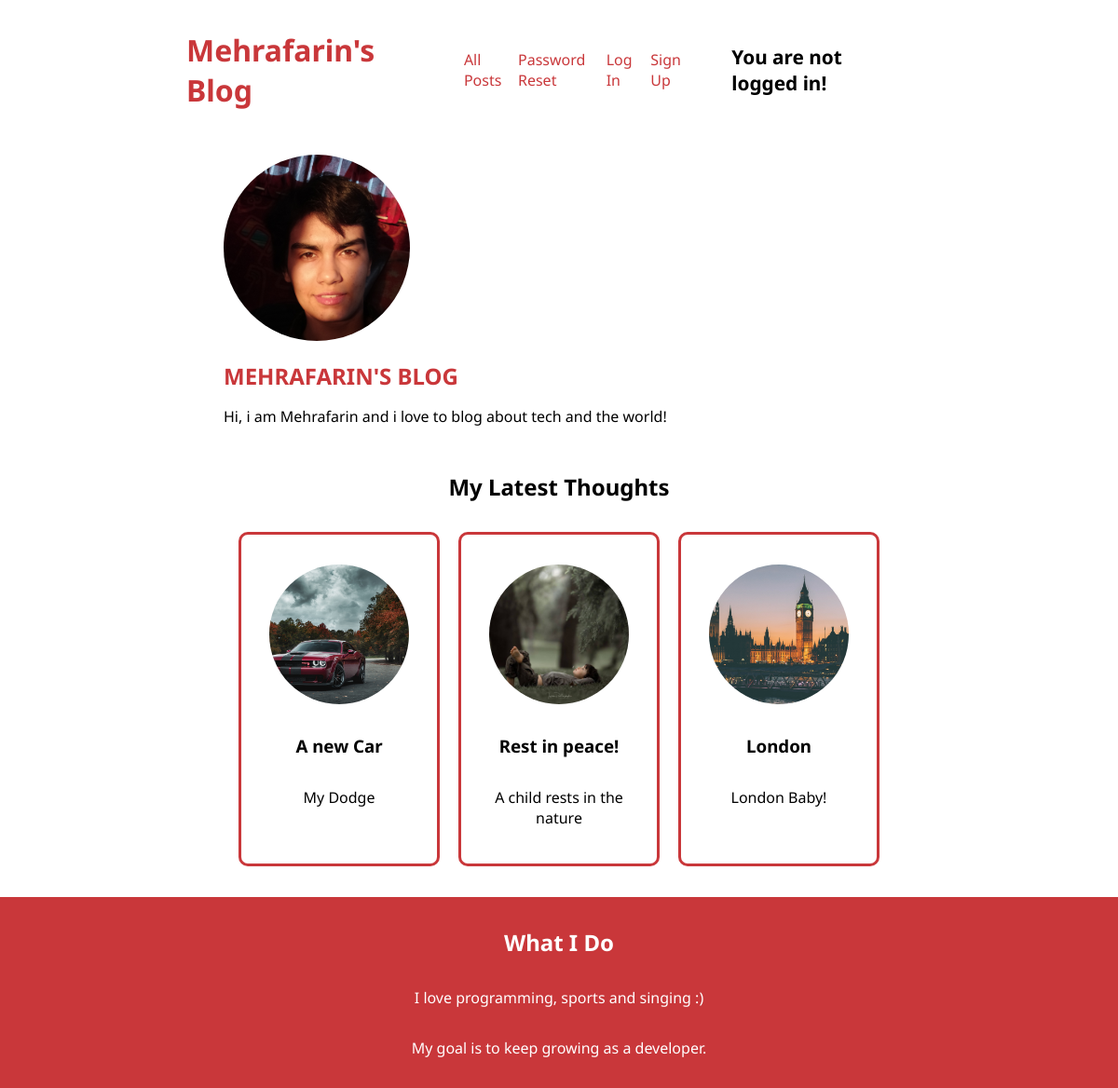
The page / on the database its author committed.
### blog/models.py (models this page shows, shortened)
class Blog(models.Model):
    title = models.CharField(max_length=112)
    content = models.TextField()
    author = models.ForeignKey(Author, on_delete=models.CASCADE, null=True)
    time = models.DateTimeField(default=dt.datetime.now())
    tags = models.ManyToManyField(Tag)
    image = models.ImageField(upload_to='images', blank=True, null=True, default='')

### blog/views.py (the view)
# urls.py: path('', LatestPostsView.as_view(), name='latest_posts'),
class LatestPostsView(ListView):
    model = Blog
    template_name = 'home_page.html'
    context_object_name = 'latest_posts'
    ordering = ['-time']
    def get_queryset(self, **kwargs):
        queryset = super().get_queryset(**kwargs)
        latest_posts = queryset[:3]
        return latest_posts

### templates/home_page.html (shortened to what this page needs)
{% extends 'base.html' %}
{% load static %}
{% block content %}
    <section id="welcome">
        <header>
            <img src="{% static 'images/me.jpg' %}" alt="Mehrafarin - The Author of This Blog">
            <h1>MEHRAFARIN'S BLOG</h1>
        </header>
        <p>Hi, i am Mehrafarin and i love to blog about tech and the world!</p>
    </section>
    <section id="latest-posts">
        <h2>My Latest Thoughts</h2>
        <ul>
            {% for post in latest_posts %}
                <li>
                    <a href="{% url 'blog:post_detail' post.pk %}">
                        <div class="post">
                        <img src="{{ post.image.url }}" alt="{{ post.title }}'s photo">
                        <h3>{{ post.title }}</h3>
                        <p>{{ post.content }}</p>
                        </div>
                    </a>
                </li>
            {% endfor %}
        </ul>
    </section>
    <section id="about">
        <h2>What I Do</h2>
        <p>I love programming, sports and singing :)</p>
        <p>My goal is to keep growing as a developer.</p>
    </section>
{% endblock content %}

### static/base.css (style rules this page uses)
* { margin: 0; padding: 0; box-sizing: border-box; font-family: "Noto Sans", sans-serif; }
li { list-style: none; }
#welcome header img { width: 200px; height: 200px; border-radius: 50%; object-fit: cover; margin-bottom: 1rem; }
#welcome header { margin: 1rem 0; color: #C9373A; }
#welcome { margin: 3rem auto; width: 60%; }
#latest-posts { width: 60%; text-align: center; margin: 3rem auto; }
#latest-posts li a { text-decoration: none; color: black; }
#latest-posts h2 { margin-bottom: 2rem; }
#latest-posts ul { display: flex; align-items: center; justify-content: center; }
#latest-posts li { margin: 0 10px; width: 30%; height: 200px; }
#latest-posts .post { display: flex; flex-direction: column; justify-content: center; align-items: center; transition:background-color ease .36s, color ease .36s; }
#latest-posts .post img { transition: border ease .26s; }
#latest-posts .post img { width: 150px; height: 150px; border-radius: 50%; object-fit: cover; }
#latest-posts h3 { margin: 2rem 0; }
#latest-posts .post p { overflow: auto; height: 50px; }
#about { width: 100%; padding: 2rem 0; margin: 12rem auto 0; text-align: center; background-color: #C9373A; color: white; }
#about p:nth-of-type(1) { margin: 2rem 0; }
.post { margin: 0 0 2rem; border: #C9373A solid 3px; border-radius: 10px; padding: 2rem 1rem; }

### rows shown on the page
Blog: image (picture), title "A new Car", content "My Dodge"
Blog: image (picture), title "Rest in peace!", content "A child rests in the nature"
Blog: image (picture), title "London", content "London Baby!"
